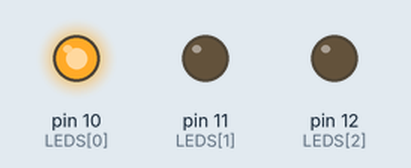
A sketch run on a simulated Arduino Uno, built with avr-gcc and run on an emulated ATmega328P. Shown: output pins drawn as LEDs (lit = HIGH).

Above: at 0.2 s.
At 1.2 s:
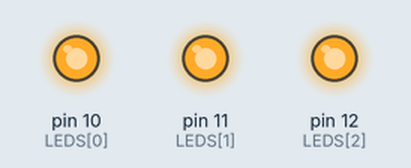
At 1.7 s:
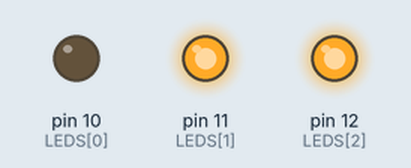
At 2.2 s:
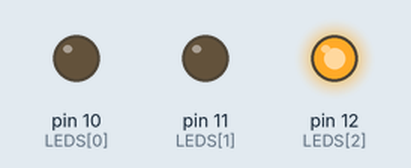
At 3.7 s:
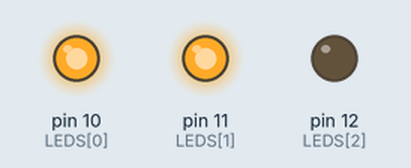
At 5.7 s:
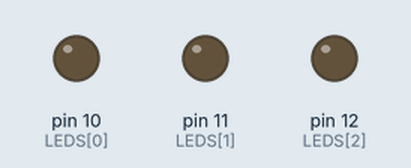
Timing chart, 0 to 6.9 s (numbered marks = the images above):
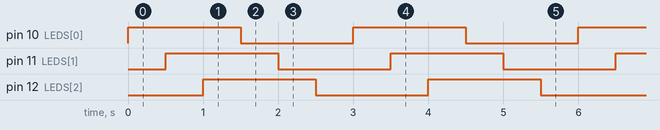

The sketch:

01_LED_07.ino
```cpp
// 함수 매개변수 활용

int LEDS[] = {10, 11, 12};
int count = 3;

void blinkAll(bool state) {
  for (int i = 0; i < count; i++) {
    digitalWrite(LEDS[i], state ? HIGH : LOW);

    // state ? HIGH : LOW
    //  > 조건 ? ture 반환 값: false 반환 값
    // 삼항연산자 > if문을 단축해 놓은 것
    // state가 ture인지 false
    /*  if state == true:
          return HIGH
        else:
          return LOW */
    delay(500);
  }
}


void setup() {
  for (int i = 0; i < count; i++) {
    pinMode(LEDS[i], OUTPUT);
  }
}

void loop() {
  blinkAll(true);
  blinkAll(false);
}
```

Measured:
- by itself, pin 10 (LEDS[0]), pin 11 (LEDS[1]), pin 12 (LEDS[2]): alternates HIGH for 1.5 s and LOW for 1.5 s
- by itself, everything shown: repeats every 3.0 s, in 6 steps
